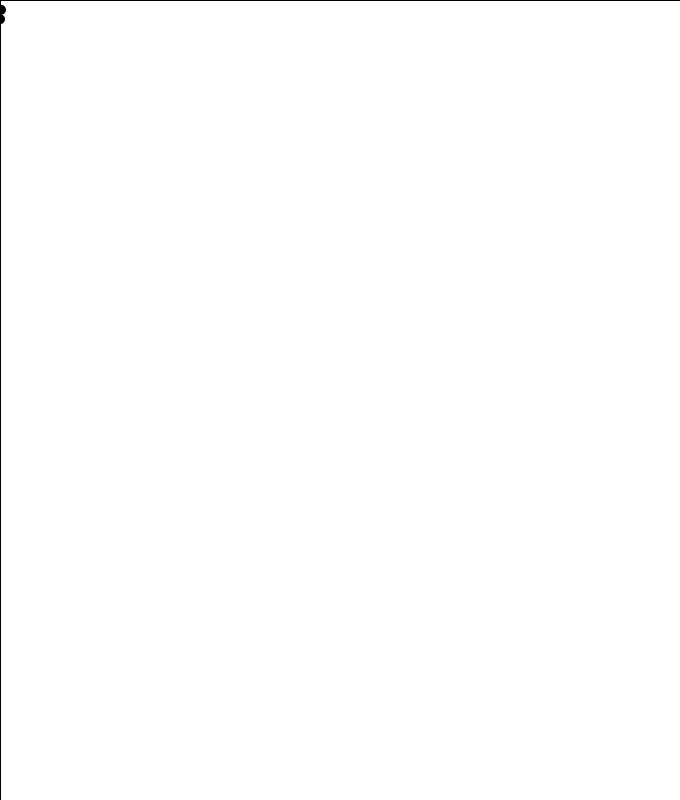
Frame 1 (no input)
Frame 60 (the mouse pressed at the canvas centre just before this capture): blank canvas, image omitted
Frame 120 (the mouse held since frame 60 and released just before this capture): blank canvas, image omitted

The Processing sketch that drew this single still picture (run headless with seeded random() and noise(); from frame 60 on, the mouse is pressed at the canvas centre):

// Processing sketch: processing_62019
// ── processing_62019.pde

//Many unpredictaballsMany unpredictaballs by langT.
Circle[] circles;

void setup(){
  size(680,800);
  circles = new Circle[2];
  for(int i = 0; i< circles.length; i++){
    circles[i] = new Circle(random(width),random(height));
  }
}

void draw(){
  fill(255);
  rect(0,0,width,height);
  for(int i = 0; i < circles.length; i++){
    circles[i].physics();
    circles[i].display();

  }
}

class Circle{
	float y, x, xV , yV, xa, ya; 
	Circle( float _x, float _y){ // constructor
  x = (random(0));
  y = (random(1,20));
  xV = (random(-10,10));
  yV = 0;//floor(random(-10,10));
  xa = .1;
  ya = .1;
                

	}
	//methods that is applied to each instance of the class
  void physics(){
  yV += ya;//causes ball to accelerate downward each 
  x += xV;
  y += yV;
  if(x > width){
    x = width;
    xV *= -1;
    ya *= -1;
  }else if (x < 0){
    x = 0;
    xV *= -1;
  } 
    if(y > height){
    y = height;
    yV *= -1;    
  }else if (y < 0){
    y = 0;
    yV *= -1;
    
  }
  }

 

  void display(){
    fill(random(100-200),0,0);
    noStroke();
    ellipse(x,y,10,10);
    //ellipse(x,y,(random(40-60)),50); this looks like coins
    //point(x,y);
  }
}
